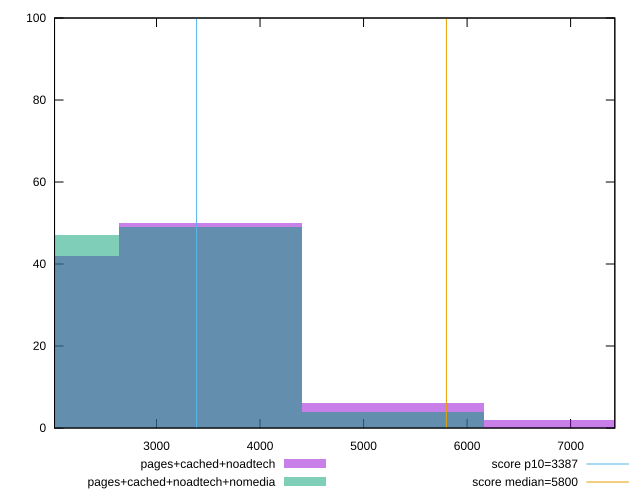

Reproduce this figure in gnuplot.
reset

$pagesCachedNoadtech <<EOF
5281.746001379732 6
1760.5820004599104 42
3521.164000919821 50
7042.328001839642 2
EOF

$pagesCachedNoadtechNomedia <<EOF
3521.164000919821 49
1760.5820004599104 47
5281.746001379732 4
EOF

set key outside below
set boxwidth 1760.5820004599104
set xrange [2014.880375999669:7427.0264079991375]
set yrange [0:100]
set trange [0:100]
set style fill transparent solid 0.5 noborder

set parametric
set terminal svg size 640, 500 enhanced background rgb 'white'
set output "report_00015_2021-02-09T16-11-33.973Z/speed-index/comparison/histogram/2_vs_3.svg"

plot $pagesCachedNoadtech title "pages+cached+noadtech" with boxes, \
     $pagesCachedNoadtechNomedia title "pages+cached+noadtech+nomedia" with boxes, \
     3387,t title "score p10=3387", \
     5800,t title "score median=5800"

reset
